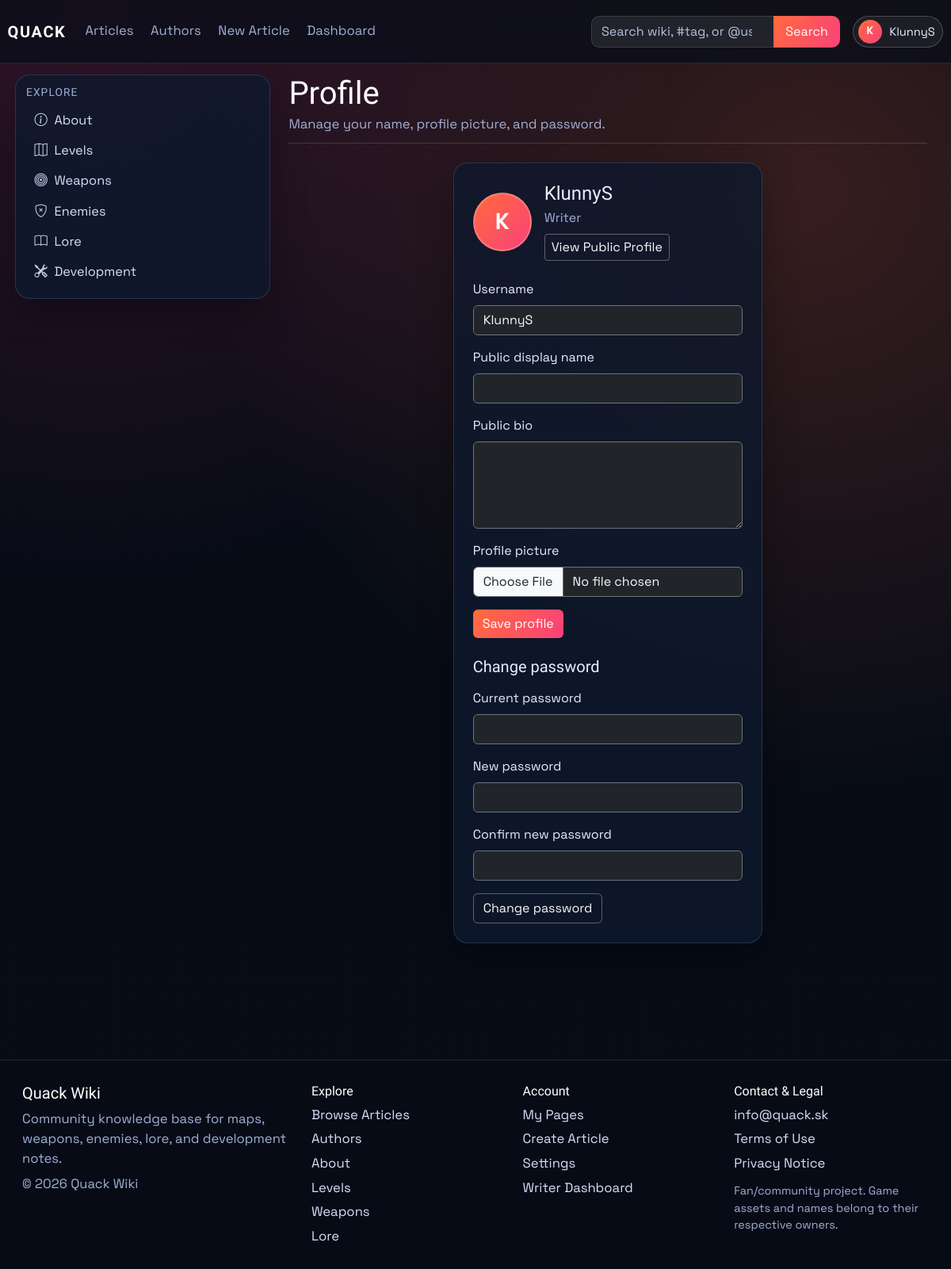
Before: /profile (signed in) with the older database file.
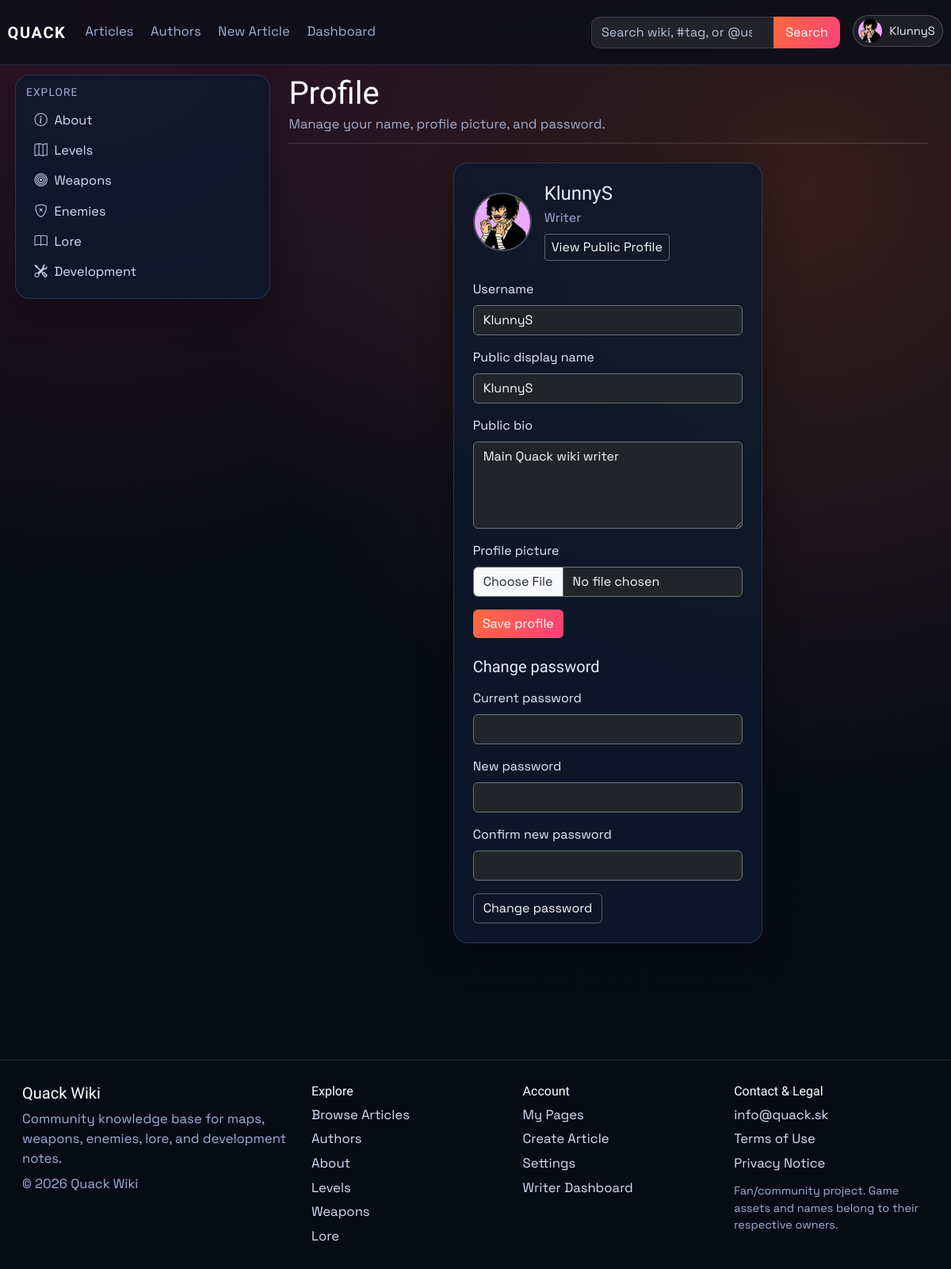
After: the same page with the newer database file.
### models.py (models this page shows, shortened)
class User(db.Model, UserMixin):
    id = db.Column(db.Integer, primary_key=True)
    username = db.Column(db.String(120), unique=True, nullable=False)
    email = db.Column(db.String(120), unique=True, nullable=False)
    password_hash = db.Column(db.String(128), nullable=False)
    profile_image_url = db.Column(db.String(120), nullable=True)
    public_display_name = db.Column(db.String(80), nullable=True)
    public_bio = db.Column(db.Text, nullable=True)
    created_at = db.Column(db.DateTime, default=datetime.utcnow)
    role = db.Column(db.String(30), default='user')
    is_archived = db.Column(db.Boolean, default=False, nullable=False)
    archived_at = db.Column(db.DateTime, nullable=True)

### main.py (the view, shortened to what this page needs)
@app.route('/profile', methods=['GET', 'POST'])
@login_required
def profile():
    profile_form = ProfileForm(obj=current_user)
    password_form = PasswordChangeForm()
    return render_template(
        'profile.html',
        profile_form=profile_form,
        password_form=password_form,
    )

### forms.py
class ProfileForm(FlaskForm):
    username = StringField('Username', validators=[DataRequired(), Length(min=2, max=30)])
    public_display_name = StringField('Public display name', validators=[Length(max=80)])
    public_bio = TextAreaField('Public bio', validators=[Length(max=600)])
    profile_image = FileField('Profile picture', validators=[
        FileAllowed(IMAGE_EXTENSIONS, "Images only."),
        FileSize(max_size=MAX_IMAGE_UPLOAD_SIZE, message=IMAGE_UPLOAD_SIZE_MESSAGE),
    ])
    submit = SubmitField('Save profile')

class PasswordChangeForm(FlaskForm):
    current_password = PasswordField('Current password', validators=[DataRequired()])
    password = PasswordField('New password', validators=[DataRequired(), Length(min=6)])
    confirm_password = PasswordField(
        'Confirm new password',
        validators=[DataRequired(), EqualTo('password', message='Passwords don\'t match')]
    )
    submit = SubmitField('Change password')

### main.py (called while the page is built)
def get_site_settings():
    settings = SiteSettings.query.get(1)
    if not settings:
        settings = SiteSettings(id=1)
        db.session.add(settings)
        db.session.commit()
    return settings

### templates/profile.html (shortened to what this page needs)
{% extends "_base.html" %}
{% block content %}
<div class="container-fluid px-0">
    <header class="article-header mb-4">
        <h1 class="article-title">Profile</h1>
        <p class="article-meta mb-0">Manage your name, profile picture, and password.</p>
    </header>
    <div class="row g-4 justify-content-center">
        <div class="col-lg-7 col-xl-6">
            <section class="card p-4 h-100">
                <div class="d-flex align-items-center gap-3 mb-4">
                    {% if current_user.profile_image_url %}
                    <img class="profile-page-avatar" src="{{ url_for('static', filename='img/' ~ current_user.profile_image_url) }}" alt="{{ current_user.username }} profile picture">
                    {% else %}
                    <div class="profile-page-avatar profile-page-avatar-fallback">{{ current_user.username[0]|upper }}</div>
                    {% endif %}
                    <div>
                        <h4 class="mb-1">{{ current_user.username }}</h4>
                        <p class="article-meta mb-0">{{ current_user.role|capitalize }}</p>
                        <a class="btn btn-outline-light btn-sm mt-2" href="{{ url_for('public_profile', username=current_user.username) }}">View Public Profile</a>
                    </div>
                </div>
                <form method="POST" action="{{ url_for('profile') }}" enctype="multipart/form-data" class="mb-4">
                    <div class="mb-3">
                        {{ profile_form.username.label(class="form-label") }}
                        {{ profile_form.username(class="form-control bg-dark text-light border-secondary") }}
                    </div>
                    <div class="mb-3">
                        {{ profile_form.public_display_name.label(class="form-label") }}
                        {{ profile_form.public_display_name(class="form-control bg-dark text-light border-secondary", placeholder="Shown on your public author profile") }}
                    </div>
                    <div class="mb-3">
                        {{ profile_form.public_bio.label(class="form-label") }}
                        {{ profile_form.public_bio(class="form-control bg-dark text-light border-secondary", rows="4", placeholder="Tell readers a little about you") }}
                    </div>
                    <div class="mb-3">
                        {{ profile_form.profile_image.label(class="form-label") }}
                        {{ profile_form.profile_image(class="form-control bg-dark text-light border-secondary") }}
                    </div>
                    {{ profile_form.submit(class="btn btn-brand") }}
                </form>
                <form method="POST" action="{{ url_for('profile', _anchor='settings') }}">
                    <h5 class="mb-3">Change password</h5>
                    <div class="mb-3">
                        {{ password_form.current_password.label(class="form-label") }}
                        {{ password_form.current_password(class="form-control bg-dark text-light border-secondary") }}
                    </div>
                    <div class="mb-3">
                        {{ password_form.password.label(class="form-label") }}
                        {{ password_form.password(class="form-control bg-dark text-light border-secondary") }}
                    </div>
                    <div class="mb-3">
                        {{ password_form.confirm_password.label(class="form-label") }}
                        {{ password_form.confirm_password(class="form-control bg-dark text-light border-secondary") }}
                    </div>
                    {{ password_form.submit(class="btn btn-outline-light") }}
                </form>
            </section>
        </div>
    </div>
</div>
{% endblock %}

### templates/partials/navbar.html (shortened to what this page needs)
<nav class="navbar navbar-expand-lg main-nav">
    <div class="container-fluid nav-wrap">
        <a class="navbar-brand brand-mark" href="{{ url_for('index') }}">QUACK</a>
        <div class="collapse navbar-collapse" id="navbarNav">
            <ul class="navbar-nav me-auto nav-links">
                <li class="nav-item"><a class="nav-link" href="{{ url_for('articles') }}">Articles</a></li>
                <li class="nav-item"><a class="nav-link" href="{{ url_for('authors') }}">Authors</a></li>
                <li class="nav-item"><a class="nav-link" href="{{ url_for('create_article') }}">New Article</a></li>
                {% if current_user.is_authenticated and current_user.role == "admin" %}
                <li class="nav-item"><a class="nav-link" href="{{ url_for('dashboard_users') }}">Dashboard</a></li>
                {% elif current_user.is_authenticated and current_user.role == "writer" %}
                <li class="nav-item"><a class="nav-link" href="{{ url_for('dashboard_articles') }}">Dashboard</a></li>
                {% endif %}
            </ul>
            <ul class="navbar-nav ms-auto align-items-lg-center nav-tools">
                <li class="nav-item nav-search-wrap">
                    <form class="nav-search" method="GET" action="{{ url_for('site_search') }}">
                        {% set nav_query = request.args.get('q', '') %}
                        {% if request.endpoint == 'authors' and request.args.get('all') == '1' and nav_query %}
                            {% set nav_query = '@' ~ nav_query %}
                        {% elif request.endpoint not in ['articles', 'authors'] %}
                            {% set nav_query = '' %}
                        {% endif %}
                        <input class="form-control" type="search" name="q" value="{{ nav_query }}" placeholder="Search wiki, #tag, or @user">
                        <button class="btn btn-brand" type="submit">Search</button>
                    </form>
                </li>
                {% if current_user.is_authenticated %}
                <li class="nav-item dropdown ms-lg-3">
                    <a class="profile-trigger" href="#" role="button" data-bs-toggle="dropdown" aria-expanded="false">
                        {% if current_user.profile_image_url %}
                        <img class="profile-avatar profile-avatar-img" src="{{ url_for('static', filename='img/' ~ current_user.profile_image_url) }}" alt="{{ current_user.username }} profile picture">
                        {% else %}
                        <span class="profile-avatar">{{ current_user.username[0]|upper }}</span>
                        {% endif %}
                        <span class="profile-name">{{ current_user.username }}</span>
                    </a>
                </li>
                {% else %}
                <li class="nav-item ms-lg-3">
                    <a class="btn btn-outline-light nav-login-btn" href="{{ url_for('login') }}">Login</a>
                </li>
                {% endif %}
            </ul>
        </div>
    </div>
</nav>

Changed rows visible on the page:
changed User "KlunnyS": profile_image_url: picture added; public_display_name (not shown) → "KlunnyS"; public_bio (not shown) → "Main Quack wiki writer"; username "K" → (not shown)
